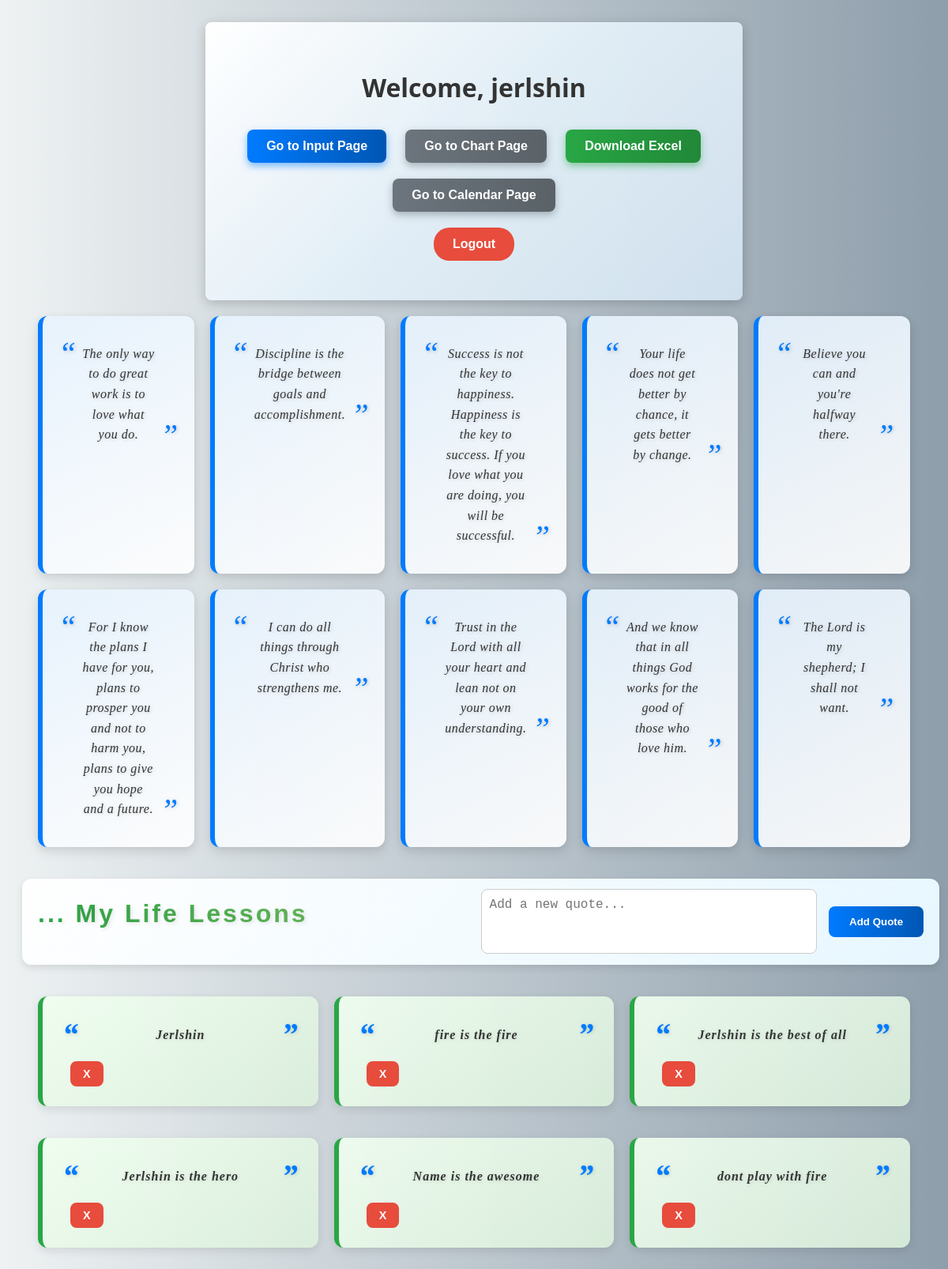
The page /home/ (signed in) on the database as committed earlier.
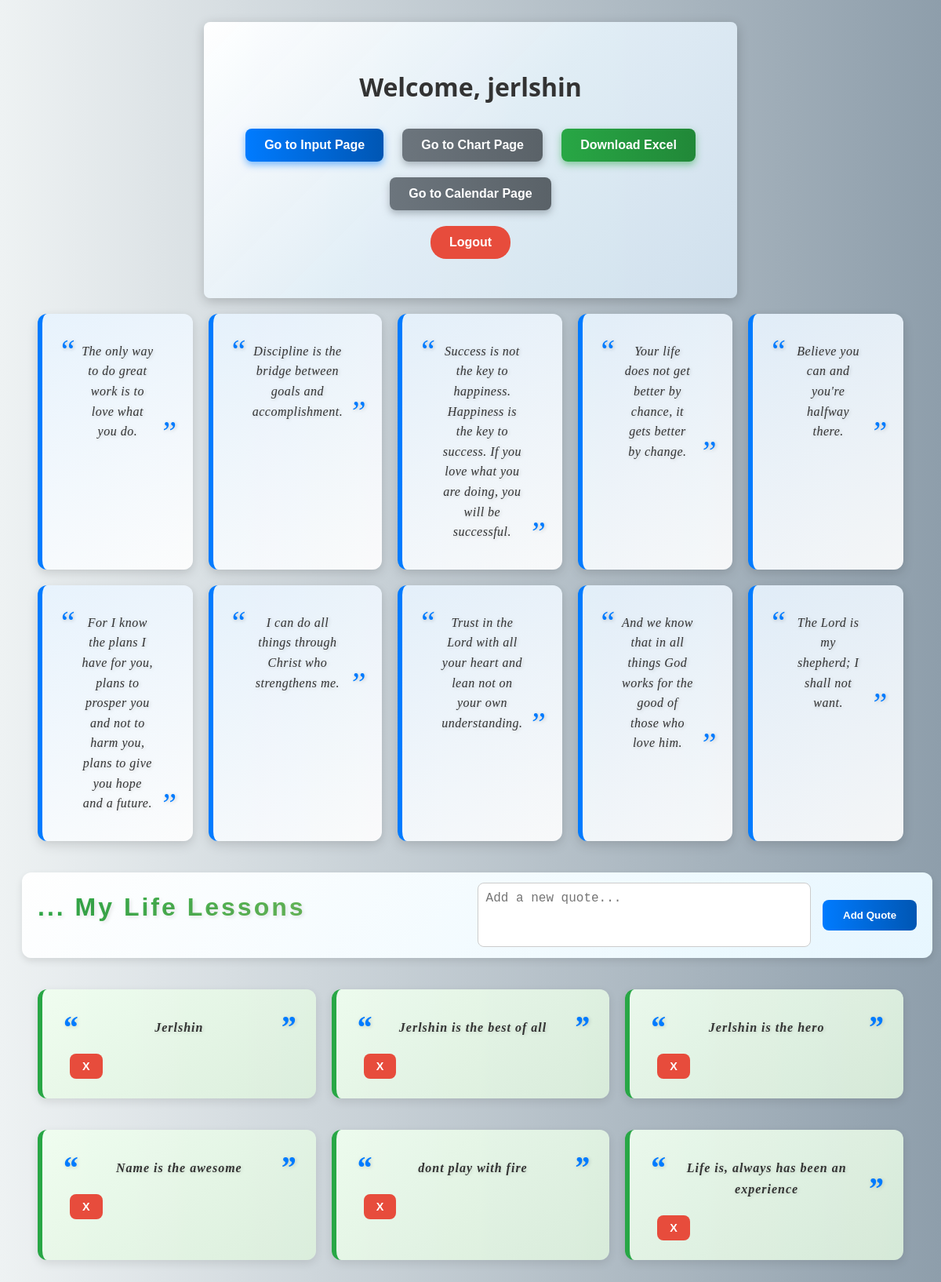
The same page on the database as committed later.
### monitor/models.py (models this page shows, shortened)
class Quote(models.Model):
    text = models.TextField(max_length=3000)

### monitor/views.py (the view)
# urls.py: path('home/', views.home_view, name='home'),
@login_required
def home_view(request):
    quotes = Quote.objects.all()  # Retrieve all quotes from the database
    form = QuoteForm()
    if request.method == "POST":
        form = QuoteForm(request.POST)
        if form.is_valid():
            form.save()  # Save the new quote to the database
            return redirect('home')  # Redirect to the home page after saving the quote
    return render(request, 'monitor/home.html', {'quotes': quotes, 'form': form})

### monitor/forms.py
class QuoteForm(forms.ModelForm):
    class Meta:
        model = Quote
        fields = ['text']

### monitor/templates/monitor/home.html (shortened to what this page needs)
<!DOCTYPE html>
<html lang="en">
<head>
    {% load static %}
</head>
<body>
    <div class="main-container">
        <h1>Welcome, {{ user.username }}</h1>
        <button class="button button--primary" onclick="window.location.href='{% url 'input' %}'">Go to Input Page</button>
        <button class="button button--secondary" onclick="window.location.href='{% url 'chart' %}'">Go to Chart Page</button>
        <button class="button button--download" id="download-btn">Download Excel</button>
        <button class="button button--secondary" onclick="window.location.href='{% url 'calendar' %}'">Go to Calendar Page</button>
        <br>
        <button class="button button--logout" onclick="window.location.href='{% url 'logout' %}'">Logout</button>
    </div>
    <div class="quotes-grid">
        <div class="quote-card">
            <p class="quote-text">The only way to do great work is to love what you do.</p>
        </div>
        <div class="quote-card">
            <p class="quote-text">Discipline is the bridge between goals and accomplishment.</p>
        </div>
        <div class="quote-card">
            <p class="quote-text">Success is not the key to happiness. Happiness is the key to success. If you love what you are doing, you will be successful.</p>
        </div>
        <div class="quote-card">
            <p class="quote-text">Your life does not get better by chance, it gets better by change.</p>
        </div>
        <div class="quote-card">
            <p class="quote-text">Believe you can and you're halfway there.</p>
        </div>
        <div class="quote-card">
            <p class="quote-text">For I know the plans I have for you, plans to prosper you and not to harm you, plans to give you hope and a future.</p>
        </div>
        <div class="quote-card">
            <p class="quote-text">I can do all things through Christ who strengthens me.</p>
        </div>
        <div class="quote-card">
            <p class="quote-text">Trust in the Lord with all your heart and lean not on your own understanding.</p>
        </div>
        <div class="quote-card">
            <p class="quote-text">And we know that in all things God works for the good of those who love him.</p>
        </div>
        <div class="quote-card">
            <p class="quote-text">The Lord is my shepherd; I shall not want.</p>
        </div>
    </div>
    <div class="add-quote-container">
        <div class="life-lessons-text">... My Life Lessons</div>
        <form method="POST" class="quote-form">
            <textarea name="text" placeholder="Add a new quote..." required></textarea>
            <button type="submit">Add Quote</button>
        </form>
    </div>
    <div class="masonry-quotes">
        {% for quote in quotes %}
        <div class="quote-card user-quote-card">
            <p class="quote-text">{{ quote.text }}</p>
            <button class="delete-button" onclick="confirmDelete({{ quote.id }})">X</button>
        </div>
        {% endfor %}
    </div>
</body>
</html>

Rows that differ between the two databases and show on the page:
removed Quote: text "fire is the fire"
added Quote: text "Life is, always has been an experience"
